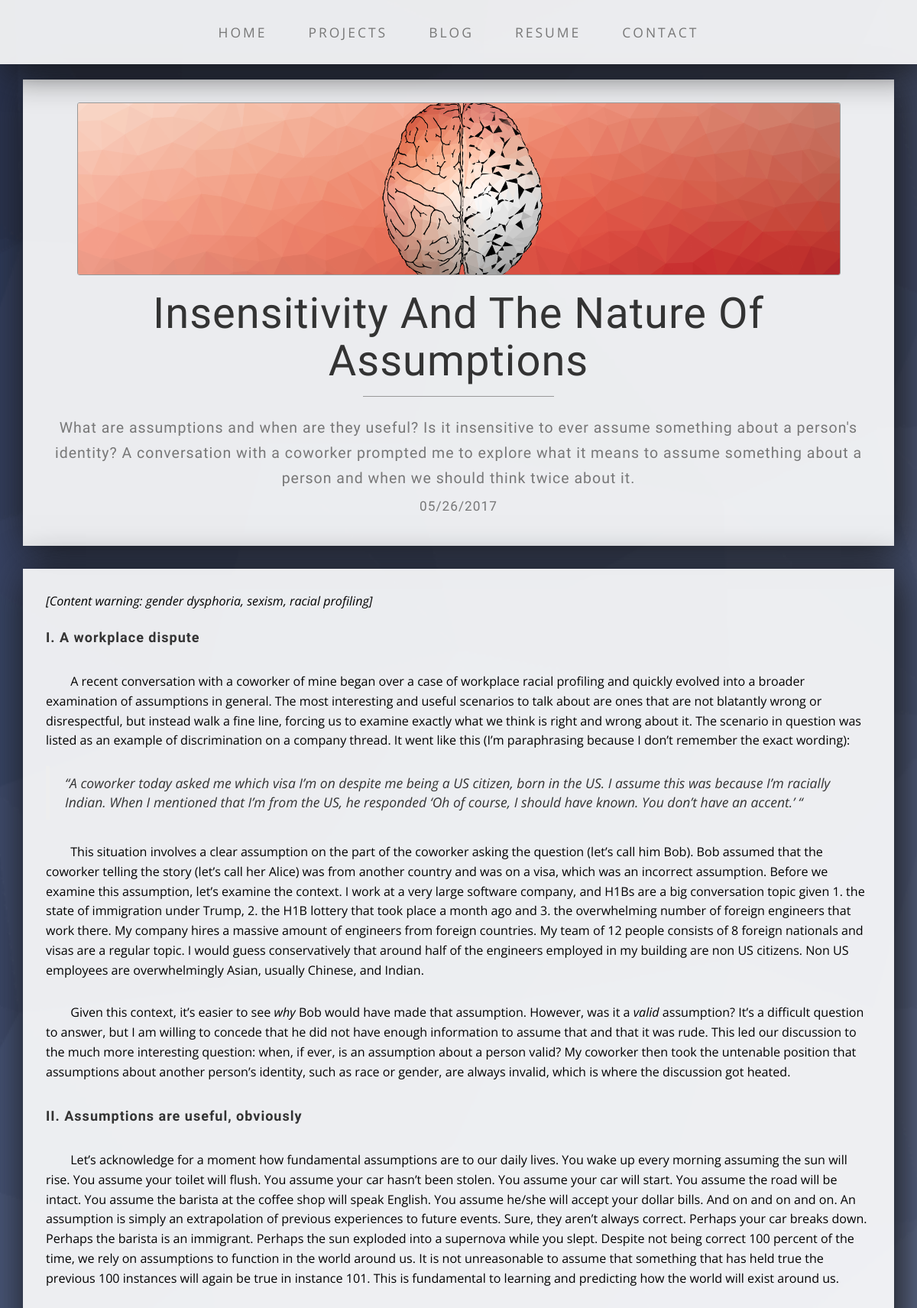
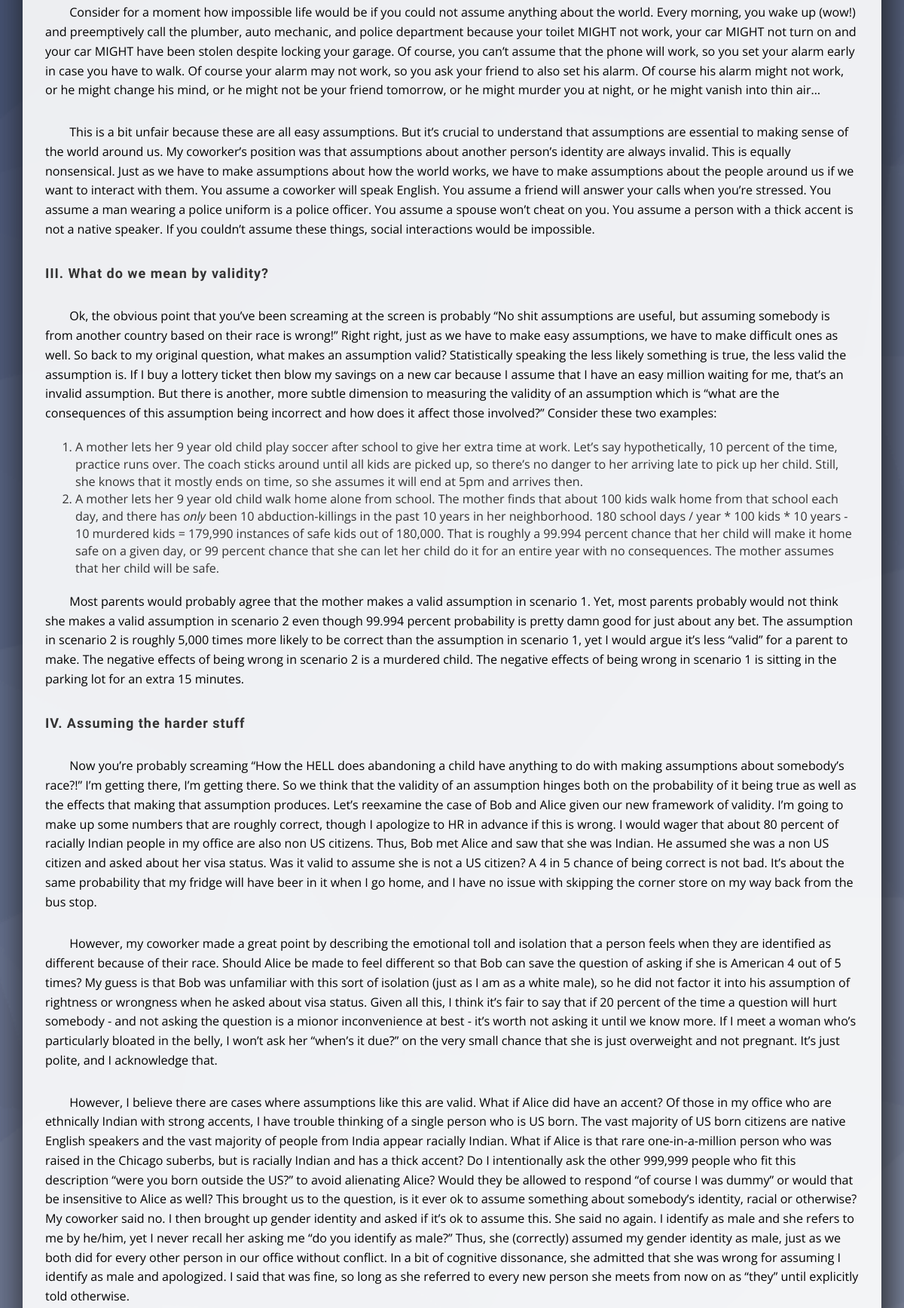
/post/1 (upper part), run on the app's committed database (2 pictures, top to bottom).
### tables this page shows
CREATE TABLE post_summaries (
  id integer primary key autoincrement,
  prefix text not null,
  type text not null,
  title text not null,
  summary text not null,
  thumbnail_img_url text not null,
  'date' text not null
);

### flaskapp.py (the view)
@flask_app.route('/post/<int:post_id>')
def post_page(post_id):
	context = _gen_page_context('Post')
	_add_post_context(context, post_id)
	return render_template('post.html', context=context)

### flaskapp.py (called while the page is built)
def connect_db():
    rv = sqlite3.connect(flask_app.config['DATABASE'])
    rv.row_factory = sqlite3.Row
    return rv

def get_db():
    if not hasattr(g, 'sqlite_db'):
        g.sqlite_db = connect_db()
    return g.sqlite_db

def _gen_page_context(page):
	"""Generates the templating context for a given page load"""
	context = {}
	context['page'] = page
	return context

def _add_post_context(context, post_id):
	"""Adds the details of a specific post to the template context"""
	db = get_db()
	cur = db.execute('select title, prefix, summary, date from post_summaries where id={}'.format(post_id))
	post = cur.fetchall()
	context['post'] = post[0]

### templates/post.html (shortened to what this page needs)
<!DOCTYPE html>
<html lang="en">
{% include 'components/head.html' %}
<body>
    {% include 'components/navbar.html' %}
    <div class="container">
        {% include 'posts/' + context.post.prefix+ '.html' %}
    </div>
</body>
</html>

### templates/posts/blog1.html (shortened to what this page needs)
<div class="box post-header">
    <div class="row">
        <div class="col-lg-12 text-center">
            <div class="image">
            <img class="img-large img-border round" src="{{ url_for('static', filename='img/logo_wide.png') }}">
            </div>
            <h1 class="brand-name" style="margin-top:20px;">{{ context.post.title }}</h1>
            <hr class="tagline-divider">
            <h2 class="summary">
                <small>{{ context.post.summary }}</small>
            </h2>
            <h4 class="date"><small>{{ context.post.date }}</small></h4>
        </div>
    </div>
</div>
<div class="box">
    <div class="post-body">
    	<p><i>[Content warning: gender dysphoria, sexism, racial profiling]</i></p>
    	<h4 class="section">I. A workplace dispute</h4>
		<p class="tab">A recent conversation with a coworker of mine began over a case of workplace racial profiling and quickly evolved into a broader examination of assumptions in general. The most interesting and useful scenarios to talk about are ones that are not blatantly wrong or disrespectful, but instead walk a fine line, forcing us to examine exactly what we think is right and wrong about it. The scenario in question was listed as an example of discrimination on a company thread. It went like this (I’m paraphrasing because I don’t remember the exact wording):</p>
		<blockquote><i>“A coworker today asked me which visa I’m on despite me being a US citizen, born in the US. I assume this was because I’m racially Indian. When I mentioned that I’m from the US, he responded ‘Oh of course, I should have known. You don’t have an accent.’ “</i></blockquote>
		<p class="tab">This situation involves a clear assumption on the part of the coworker asking the question (let’s call him Bob). Bob assumed that the coworker telling the story (let’s call her Alice) was from another country and was on a visa, which was an incorrect assumption. Before we examine this assumption, let’s examine the context. I work at a very large software company, and H1Bs are a big conversation topic given 1. the state of immigration under Trump, 2. the H1B lottery that took place a month ago and 3. the overwhelming number of foreign engineers that work there. My company hires a massive amount of engineers from foreign countries. My team of 12 people consists of 8 foreign nationals and visas are a regular topic. I would guess conservatively that around half of the engineers employed in my building are non US citizens. Non US employees are overwhelmingly Asian, usually Chinese, and Indian.</p>
		<p class="tab">Given this context, it’s easier to see <i>why</i> Bob would have made that assumption. However, was it a <i>valid</i> assumption? It’s a difficult question to answer, but I am willing to concede that he did not have enough information to assume that and that it was rude. This led our discussion to the much more interesting question: when, if ever, is an assumption about a person valid? My coworker then took the untenable position that assumptions about another person’s identity, such as race or gender, are always invalid, which is where the discussion got heated.</p>
		<h4 class="section">II. Assumptions are useful, obviously</h4>
		<p class="tab">Let’s acknowledge for a moment how fundamental assumptions are to our daily lives. You wake up every morning assuming the sun will rise. You assume your toilet will flush. You assume your car hasn’t been stolen. You assume your car will start. You assume the road will be intact. You assume the barista at the coffee shop will speak English. You assume he/she will accept your dollar bills. And on and on and on. An assumption is simply an extrapolation of previous experiences to future events. Sure, they aren’t always correct. Perhaps your car breaks down. Perhaps the barista is an immigrant. Perhaps the sun exploded into a supernova while you slept. Despite not being correct 100 percent of the time, we rely on assumptions to function in the world around us. It is not unreasonable to assume that something that has held true the previous 100 instances will again be true in instance 101. This is fundamental to learning and predicting how the world will exist around us.</p>
		<p class="tab">Consider for a moment how impossible life would be if you could not assume anything about the world. Every morning, you wake up (wow!) and preemptively call the plumber, auto mechanic, and police department because your toilet MIGHT not work, your car MIGHT not turn on and your car MIGHT have been stolen despite locking your garage. Of course, you can’t assume that the phone will work, so you set your alarm early in case you have to walk. Of course your alarm may not work, so you ask your friend to also set his alarm. Of course his alarm might not work, or he might change his mind, or he might not be your friend tomorrow, or he might murder you at night, or he might vanish into thin air…</p>
		<p class="tab">This is a bit unfair because these are all easy assumptions. But it’s crucial to understand that assumptions are essential to making sense of the world around us. My coworker’s position was that assumptions about another person’s identity are always invalid. This is equally nonsensical. Just as we have to make assumptions about how the world works, we have to make assumptions about the people around us if we want to interact with them. You assume a coworker will speak English. You assume a friend will answer your calls when you’re stressed. You assume a man wearing a police uniform is a police officer. You assume a spouse won’t cheat on you. You assume a person with a thick accent is not a native speaker. If you couldn’t assume these things, social interactions would be impossible.</p>
		<h4 class="section">III. What do we mean by validity?</h4>
		<p class="tab">Ok, the obvious point that you’ve been screaming at the screen is probably “No shit assumptions are useful, but assuming somebody is from another country based on their race is wrong!” Right right, just as we have to make easy assumptions, we have to make difficult ones as well. So back to my original question, what makes an assumption valid? Statistically speaking the less likely something is true, the less valid the assumption is. If I buy a lottery ticket then blow my savings on a new car because I assume that I have an easy million waiting for me, that’s an invalid assumption. But there is another, more subtle dimension to measuring the validity of an assumption which is “what are the consequences of this assumption being incorrect and how does it affect those involved?” Consider these two examples:</p>
		<ol>
			<li>A mother lets her 9 year old child play soccer after school to give her extra time at work. Let’s say hypothetically, 10 percent of the time, practice runs over. The coach sticks around until all kids are picked up, so there’s no danger to her arriving late to pick up her child. Still, she knows that it mostly ends on time, so she assumes it will end at 5pm and arrives then.</li>
		<li>A mother lets her 9 year old child walk home alone from school. The mother finds that about 100 kids walk home from that school each day, and there has <i>only</i> been 10 abduction-killings in the past 10 years in her neighborhood. 180 school days / year * 100 kids * 10 years - 10 murdered kids = 179,990 instances of safe kids out of 180,000. That is roughly a 99.994 percent chance that her child will make it home safe on a given day, or 99 percent chance that she can let her child do it for an entire year with no consequences. The mother assumes that her child will be safe.</li>
		</ol>
		<p class="tab">Most parents would probably agree that the mother makes a valid assumption in scenario 1. Yet, most parents probably would not think she makes a valid assumption in scenario 2 even though 99.994 percent probability is pretty damn good for just about any bet. The assumption in scenario 2 is roughly 5,000 times more likely to be correct than the assumption in scenario 1, yet I would argue it’s less “valid” for a parent to make. The negative effects of being wrong in scenario 2 is a murdered child. The negative effects of being wrong in scenario 1 is sitting in the parking lot for an extra 15 minutes.</p>
		<h4 class="section">IV. Assuming the harder stuff</h4>
		<p class="tab">Now you’re probably screaming “How the HELL does abandoning a child have anything to do with making assumptions about somebody’s race?!” I’m getting there, I’m getting there. So we think that the validity of an assumption hinges both on the probability of it being true as well as the effects that making that assumption produces. Let’s reexamine the case of Bob and Alice given our new framework of validity. I’m going to make up some numbers that are roughly correct, though I apologize to HR in advance if this is wrong. I would wager that about 80 percent of racially Indian people in my office are also non US citizens. Thus, Bob met Alice and saw that she was Indian. He assumed she was a non US citizen and asked about her visa status. Was it valid to assume she is not a US citizen? A 4 in 5 chance of being correct is not bad. It’s about the same probability that my fridge will have beer in it when I go home, and I have no issue with skipping the corner store on my way back from the bus stop.</p>
		<p class="tab">However, my coworker made a great point by describing the emotional toll and isolation that a person feels when they are identified as different because of their race. Should Alice be made to feel different so that Bob can save the question of asking if she is American 4 out of 5 times? My guess is that Bob was unfamiliar with this sort of isolation (just as I am as a white male), so he did not factor it into his assumption of rightness or wrongness when he asked about visa status. Given all this, I think it’s fair to say that if 20 percent of the time a question will hurt somebody - and not asking the question is a mionor inconvenience at best - it’s worth not asking it until we know more. If I meet a woman who’s particularly bloated in the belly, I won’t ask her “when’s it due?” on the very small chance that she is just overweight and not pregnant. It’s just polite, and I acknowledge that.</p>
		<p class="tab">However, I believe there are cases where assumptions like this are valid. What if Alice did have an accent? Of those in my office who are ethnically Indian with strong accents, I have trouble thinking of a single person who is US born. The vast majority of US born citizens are native English speakers and the vast majority of people from India appear racially Indian. What if Alice is that rare one-in-a-million person who was raised in the Chicago suberbs, but is racially Indian and has a thick accent? Do I intentionally ask the other 999,999 people who fit this description “were you born outside the US?” to avoid alienating Alice? Would they be allowed to respond “of course I was dummy” or would that be insensitive to Alice as well? This brought us to the question, is it ever ok to assume something about somebody’s identity, racial or otherwise? My coworker said no. I then brought up gender identity and asked if it’s ok to assume this. She said no again. I identify as male and she refers to me by he/him, yet I never recall her asking me “do you identify as male?” Thus, she (correctly) assumed my gender identity as male, just as we both did for every other person in our office without conflict. In a bit of cognitive dissonance, she admitted that she was wrong for assuming I identify as male and apologized. I said that was fine, so long as she referred to every new person she meets from now on as “they” until explicitly told otherwise.</p>
    </div>
</div>

### static/css/custom.css (style rules this page uses)
body { font-family: "Open Sans","Helvetica Neue",Helvetica,Arial,sans-serif; background: url('../img/bg.png') no-repeat center fixed; -webkit-background-size: cover; -moz-background-size: cover; background-size: cover; -o-background-size: cover; padding-bottom: 85px; }
html { position: relative; min-height: 100%; }
h1, h2, h3, h4, h5, h6 { font-family: "Enriqueta"; font-weight: 400; letter-spacing: 1px; }
p { font-size: 1.25em; line-height: 1.6; color: #000; }
hr { max-width: 400px; border-color: #999999; }
p.tab { text-indent: 2.0em; padding: 10px 0px; }
.round { border-radius: 3px; }
.tagline-divider { margin: 15px auto 15px; max-width: 250px; border-color: #999999; }
.box { margin-bottom: 30px; padding: 30px 15px; background: rgba(255,255,255,0.9); box-shadow: 5px 5px 50px #151515; }
.brand-before, .brand-name { font-weight: 100; text-transform: capitalize; }
.brand-name { margin: 0; font-size: 4em; }
.post-body h4 { font-weight: bold; padding: 15px 0px; }
.post-body ol { font-size: 1.25em; }
.post-body { font-size: 0.92em; margin: 0px 15px; }
.img-large { max-width: 90%; height: auto; margin-left: auto; margin-right: auto; }
.img-border { float: none; margin: 0 auto 0; border: #999999 solid 1px; }
@media screen and (min-width:768px) { h4.date { font-size: 23px; } }
@media screen and (min-width:1200px) { .box:after { content: ''; display: table; clear: both; } }

### data on the page
post_summaries: post "Insensitivity And The Nature Of Assumptions", post.summary "What are assumptions and when are they useful? Is it insensitive to ever assume something about a person's identity? A conversation with a coworker prompted me to explore what it means to assume something about a person and when we should think twice about it.", post "05/26/2017"
